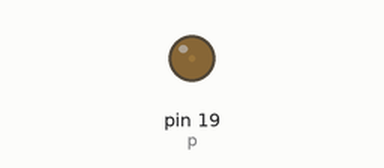
Bench run of a program on a simulated Raspberry Pi (header pin numbers). Shown: output pins drawn as LEDs (lit = HIGH).

Above: at 0.05 s.
At 0.8 s:
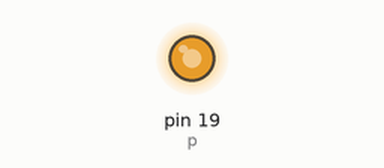
At 1.9 s:
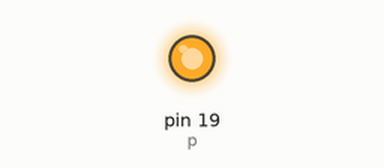
At 3.75 s:
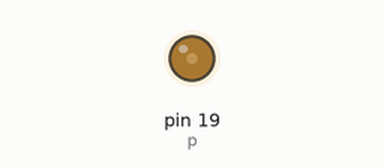
Timing chart, 0 to 7.8 s (numbered marks = the images above):
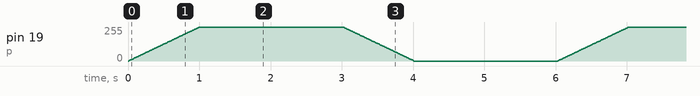

The program:

dimming.py
```python
import time
import RPi.GPIO as GPIO
GPIO.setmode(GPIO.BOARD)
GPIO.setup(19, GPIO.OUT)


p = GPIO.PWM(19, 60)  # channel=12 frequency=50Hz

try:
    while 1:
        p.start(100)
        for dc in range(0, 101, 1):
            p.ChangeDutyCycle(dc)
            #print(dc)
            time.sleep(.01)
        time.sleep(2)
        for dc in range(100, -1, -1):
            p.ChangeDutyCycle(dc)
            #print(dc)
            time.sleep(0.01)
        time.sleep(2)

except KeyboardInterrupt:
    print ("User Interrupt")
p.stop()
GPIO.cleanup()
```
